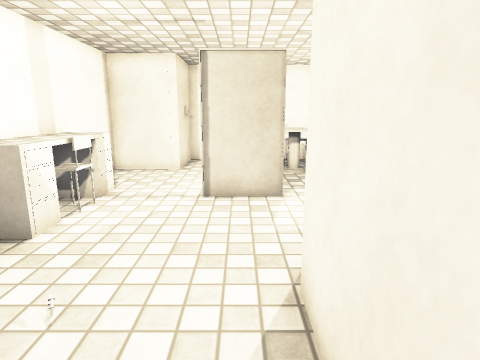
[1] (above)

12 first-person views from a walk through a Unity game level. The camera is 1.3 m above the floor, tilts 12° down and sees 75° across. The floor is counted in squares, 0.5 m on a side. Each view is taken from the middle of a square. On the plan, view 1 faces up. The plan holds only what a view shows up to about 20 squares ahead; the rest is blank. The place goes on beyond the plan. The player is left out. Some surface patterns are stand-ins.

[2]
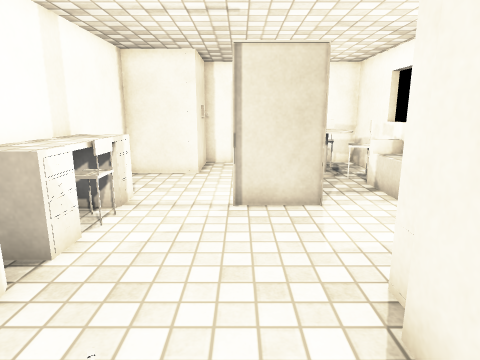

[3]
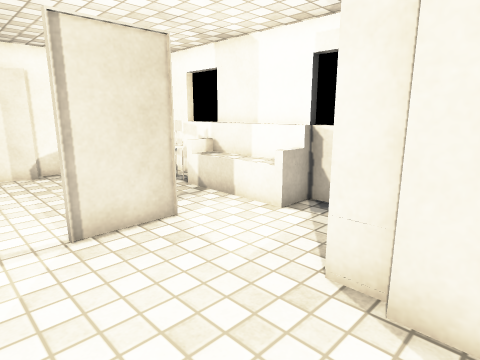

[4]
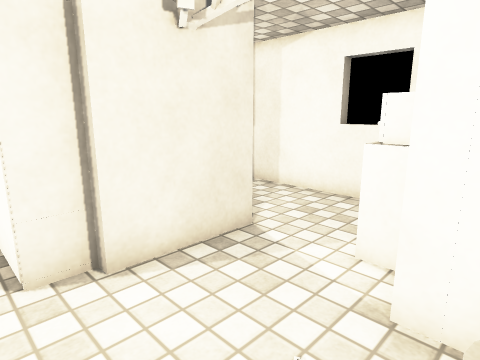

[5]
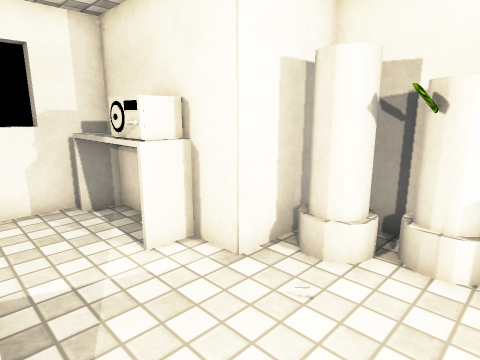

[6]
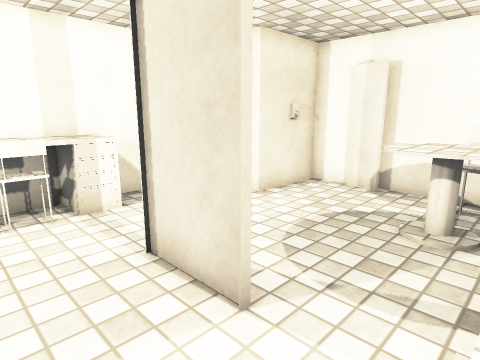

[7]
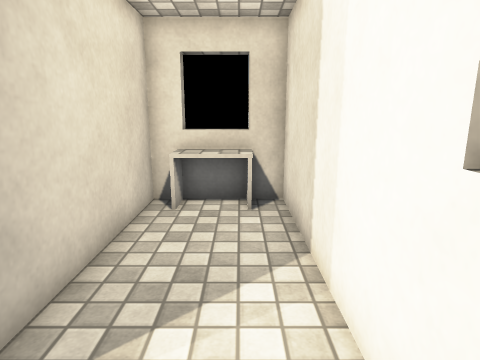

[8]
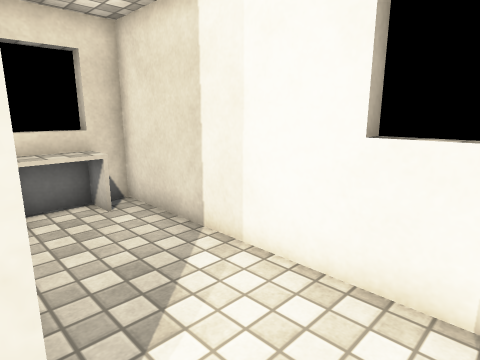

[9]
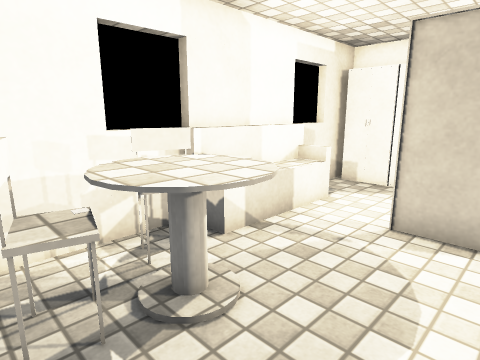

[10]
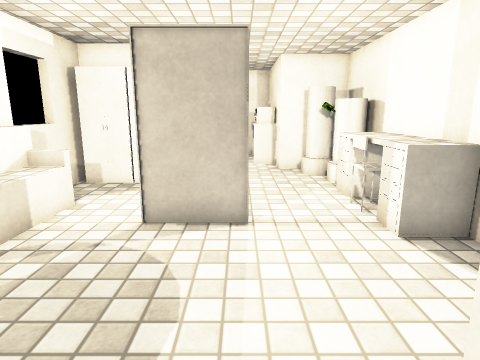

[11]
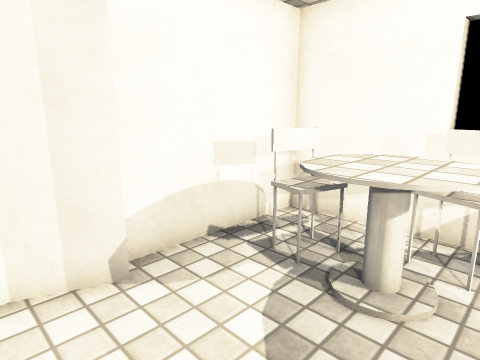

[12]
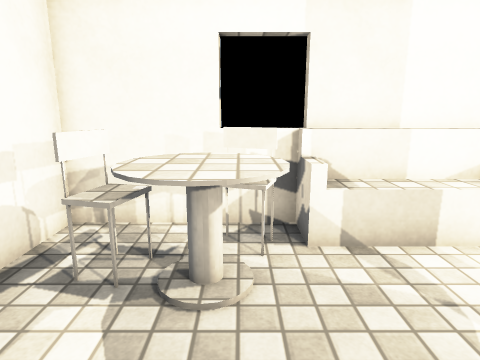

### Floor plan
Points are (right, up) in squares from view 1. A wall is a line through its corners. A room is listed if a view was taken in it or the views show most of it. See-through windows are left out.
Room 1 (views 1, 2, 7, 8)
walls: (0.9, 0.6) (0.9, 2.5); (-1.1, -3.4) (-1.1, -3.8) (0.9, -3.8) (0.9, -3.4) (8.4, -3.4) (8.4, 0.7) (2, 0.7); (-2.8, 2.1) (-2.8, -3.4) (-2.4, -3.4); (8.9, -2.3) (8.9, -0.3)
ways out: opening at (-1, 1.5) to room 2
objects: other object (-2, -3) to (-2, 1); other object (-1, -4) to (0, -3); other object (7, -2) to (8, 0)
Room 2 (views 3, 4, 5, 6, 9, 10, 11, 12)
walls: (5.2, 12.6) (5.2, 18.1) (-0.2, 18.1); (5.5, 12.4) (5.5, 13.9); (0.1, 17.4) (-1.5, 18.1) (-2.8, 18.1) (-2.8, 14.7) (-5.9, 14.7) (-5.9, 2.5); (0.9, 2.5) (0.9, 4.2); (5.2, 4.5) (5.2, 8.6); (-6, 2.1) (-2.8, 2.1)
ways out: opening at (-1, 1.5) to room 1
objects: other object (-5, 3) to (-4, 3); other object (-5, 4) to (-5, 5); other object (-5, 6) to (-4, 11); other object (-4, 4) to (-4, 5); other object (-4, 8) to (-4, 9); other object (-1, 10) to (1, 10); other object (1, 5) to (2, 5); other object (1, 13) to (4, 15); other object (2, 16) to (3, 17); other object (3, 5) to (4, 5); other object (4, 8) to (5, 12); other object (4, 13) to (4, 14)

Positions as (right, up) in squares from view 1, and headings:
1: (0, 0), facing up
2: (-1, 1), facing up
3: (-3, 3), facing up-right
4: (-4, 6), facing down-right
5: (1, 6), facing down-left
6: (4, 7), facing up-left
7: (-1, -2), facing right
8: (-1, 1), facing down-right
9: (-1, 17), facing down-right
10: (-1, 17), facing down
11: (-2, 13), facing up-right
12: (-2, 14), facing right
